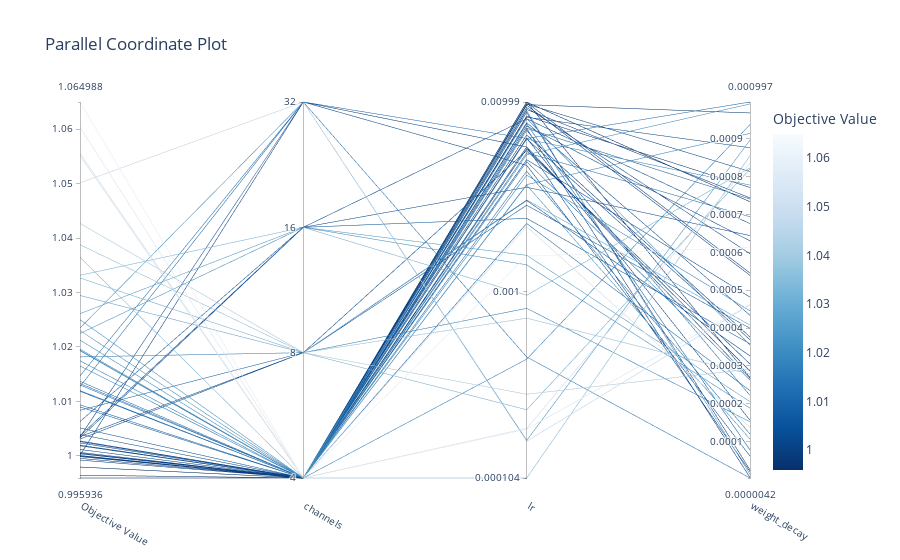

This figure's notebook cell:
### Markdown cell above
### Parallel coordinate plot

The parallel coordinate plot visualizes the relationship between hyperparameters and the objective value. Each line represents a trial, and we can see how different hyperparameter values correspond to different objective values. This can help us identify patterns and interactions between hyperparameters. For example, we can see that lower learning rates tend to result in lower objective values, especially when combined with higher number of channels.

Darker lines indicate better performance (in our case lower objective values).

### Code cell
fig = optuna.visualization.plot_parallel_coordinate(study)
fig.show()
